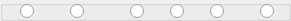
     <widget class="QGroupBox" name="groupBox_11">
      <property name="geometry">
       <rect>
        <x>100</x>
        <y>210</y>
        <width>291</width>
        <height>21</height>
       </rect>
      </property>
      <property name="title">
       <string/>
      </property>
      <widget class="QRadioButton" name="radioButton12RxAnt1">
       <property name="geometry">
        <rect>
         <x>20</x>
         <y>0</y>
         <width>21</width>
         <height>22</height>
        </rect>
       </property>
       <property name="text">
        <string/>
       </property>
      </widget>
      <widget class="QRadioButton" name="radioButton12RxAnt2">
       <property name="geometry">
        <rect>
         <x>70</x>
         <y>0</y>
         <width>21</width>
         <height>22</height>
        </rect>
       </property>
       <property name="text">
        <string/>
       </property>
      </widget>
      <widget class="QRadioButton" name="radioButton12RxAnt3">
       <property name="geometry">
        <rect>
         <x>130</x>
         <y>0</y>
         <width>21</width>
         <height>22</height>
        </rect>
       </property>
       <property name="text">
        <string/>
       </property>
      </widget>
      <widget class="QRadioButton" name="radioButton12RxRX1">
       <property name="geometry">
        <rect>
         <x>170</x>
         <y>0</y>
         <width>21</width>
         <height>22</height>
        </rect>
       </property>
       <property name="text">
        <string/>
       </property>
      </widget>
      <widget class="QRadioButton" name="radioButton12RxRX2">
       <property name="geometry">
        <rect>
         <x>210</x>
         <y>0</y>
         <width>21</width>
         <height>22</height>
        </rect>
       </property>
       <property name="text">
        <string/>
       </property>
      </widget>
      <widget class="QRadioButton" name="radioButton12RxXVRX">
       <property name="geometry">
        <rect>
         <x>260</x>
         <y>0</y>
         <width>21</width>
         <height>22</height>
        </rect>
       </property>
       <property name="text">
        <string/>
       </property>
      </widget>
     </widget>
